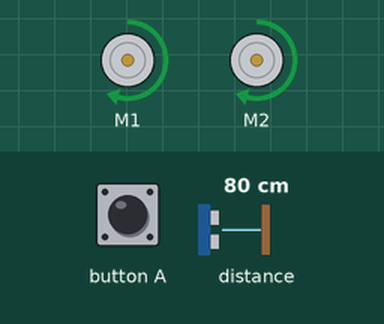
This program was run on a simulated BBC micro:bit (MakeCode). On the bench: 2 × DC motor (green arrow = forward, orange = backward, longer = faster). The inputs (shaded band) are chosen by the test bench; at power-on: distance to the obstacle 80 cm.

Above: at 1.2 s.
1.3 s: distance to the obstacle set to 11 cm
2.8 s: distance to the obstacle set to 8 cm
At 3.0 s:
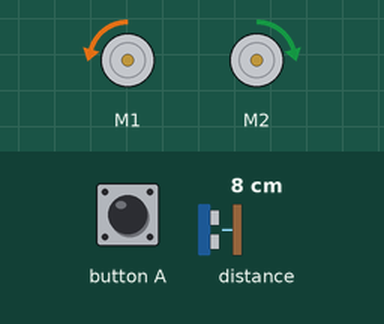
5.8 s: distance to the obstacle set to 18 cm
At 5.95 s:
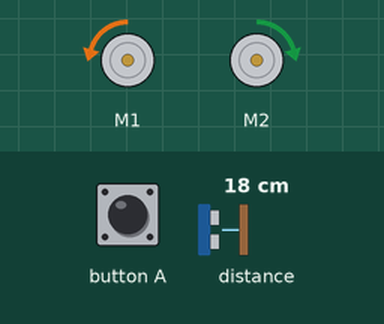
Timing chart, 0 to 8.8 s (numbered marks = the images above; inputs shaded):
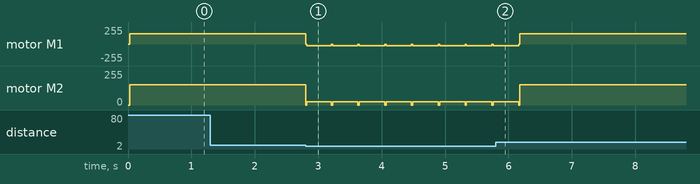

Measured:
- the behaviour switches between 10 and 9 cm on distance to the obstacle (found by bisection; images 0 and 1)
- after the input at 1.3 s, every drawn part: stays the same
- after the input at 2.8 s, motor M1: alternates backward 26/255 for 0.40 s and stopped for 0.02 s, starting at once; motor M2: alternates forward 26/255 for 0.40 s and stopped for 0.02 s, starting at once

The program:

main.ts
```typescript
input.onButtonPressed(Button.A, function () {

})
bitbot.select_model(BBModel.XL)
basic.forever(function () {

})
basic.forever(function () {
    if (bitbot.sonar(BBPingUnit.Centimeters) < 10) {
        bitbot.stop(BBStopMode.Coast)
        bitbot.rotatems(BBRobotDirection.Left, 10, 400)
    } else {
        bitbot.go(BBDirection.Forward, 60)
    }
})
```

test.ts
```typescript
// testene settes inn her; disse vil ikke kompilert så lenge denne pakken blir brukt som en utvidelse.
```
